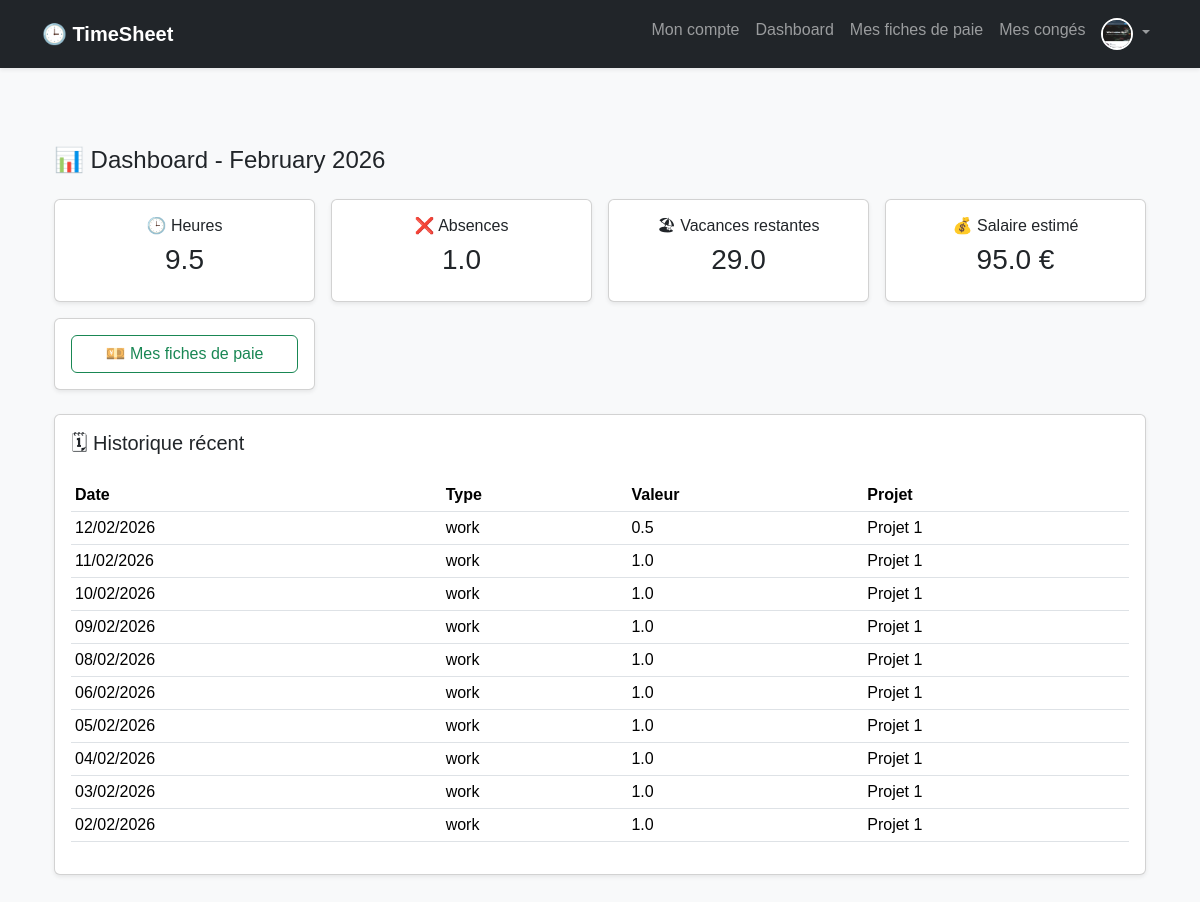
Screenshot of /user/dashboard (signed in) with the database file from the repository.
### models.py (models this page shows, shortened)
class User(UserMixin, db.Model):
    id = db.Column(db.Integer, primary_key=True)
    nom = db.Column(db.String(100), nullable=False)
    prenom = db.Column(db.String(100), nullable=False)
    email = db.Column(db.String(120), unique=True, nullable=False)
    password_hash = db.Column(db.String(200), nullable=False)
    role = db.Column(db.String(20))  # admin, manager, consultant
    manager_id = db.Column(db.Integer, db.ForeignKey('user.id'))
    manager = db.relationship('User', remote_side=[id])
    project_id = db.Column(db.Integer, db.ForeignKey('project.id'))
    project = db.relationship('Project')
    must_change_password = db.Column(db.Boolean, default=True)
    profile_image = db.Column(db.String(255), default=None)  # chemin vers l'image de profil

class Timesheet(db.Model):
    id = db.Column(db.Integer, primary_key=True)
    user_id = db.Column(db.Integer, db.ForeignKey('user.id'))
    date = db.Column(db.Date)
    type = db.Column(db.String(50))  # work, absence1, absence2
    type = db.Column(db.String(20))  # work, absence1, absence2
    value = db.Column(db.Float)
    project = db.Column(db.String(50))
    created_by = db.Column(db.Integer)  # qui a créé l'entrée (utile pour admin)
    validated = db.Column(db.Boolean, default=False)  # validation par admin

### routes/user.py (the view)
@user_bp.route("/dashboard")
@login_required
def user_dashboard():
    if current_user.role == "admin":
        return redirect("/admin/dashboard")
    now = datetime.now()
    month = now.month
    year = now.year
    total_hours = db.session.query(func.sum(Timesheet.value)).filter(
        Timesheet.user_id == current_user.id,
        Timesheet.type == "work",
        extract('month', Timesheet.date) == month,
        extract('year', Timesheet.date) == year
    ).scalar() or 0
    absences = db.session.query(func.sum(Timesheet.value)).filter(
        Timesheet.user_id == current_user.id,
        Timesheet.type != "work",
        extract('month', Timesheet.date) == month,
        extract('year', Timesheet.date) == year
    ).scalar() or 0
    vacation_used = absences
    vacation_total = 30
    vacation_left = vacation_total - vacation_used
    hourly_rate = current_user.hourly_rate if hasattr(current_user, "hourly_rate") else 10
    estimated_salary = total_hours * hourly_rate
    timesheets = Timesheet.query.filter_by(user_id=current_user.id)\
        .order_by(Timesheet.date.desc()).limit(10).all()
    return render_template(
        "user/dashboard.html",
        total_hours=total_hours,
        absences=absences,
        vacation_left=vacation_left,
        estimated_salary=estimated_salary,
        timesheets=timesheets,
        month=now.strftime("%B %Y")
    )

### app.py (called while the page is built)
@login_manager.user_loader
def load_user(user_id):
    return User.query.get(int(user_id))

### templates/user/dashboard.html
{% extends "base.html" %}
{% block content %}
<div class="container mt-4">
  <h4 class="mb-4">📊 Dashboard - {{ month }}</h4>
  <div class="row g-3 mb-4">
    <div class="col-md-3">
      <div class="card shadow-sm p-3 text-center">
        <h6>🕒 Heures</h6>
        <h3>{{ total_hours }}</h3>
      </div>
    </div>
    <div class="col-md-3">
      <div class="card shadow-sm p-3 text-center">
        <h6>❌ Absences</h6>
        <h3>{{ absences }}</h3>
      </div>
    </div>
    <div class="col-md-3">
      <div class="card shadow-sm p-3 text-center">
        <h6>🏖 Vacances restantes</h6>
        <h3>{{ vacation_left }}</h3>
      </div>
    </div>
    <div class="col-md-3">
      <div class="card shadow-sm p-3 text-center">
        <h6>💰 Salaire estimé</h6>
        <h3>{{ estimated_salary }} €</h3>
      </div>
    </div>
    <div class="col-md-3">
      <div class="card shadow-sm p-3 text-center">
        <a href="/user/payroll" class="btn btn-outline-success w-100">💴 Mes fiches de paie</a>
      </div>
    </div>
  </div>
  <div class="card shadow-sm p-3">
    <h5>🗓 Historique récent</h5>
    <table class="table table-sm mt-3">
      <tr>
        <th>Date</th>
        <th>Type</th>
        <th>Valeur</th>
        <th>Projet</th>
      </tr>
      {% for t in timesheets %}
      <tr>
        <td>{{ t.date.strftime("%d/%m/%Y") }}</td>
        <td>{{ t.type }}</td>
        <td>{{ t.value }}</td>
        <td>{{ t.project }}</td>
      </tr>
      {% endfor %}
    </table>
  </div>
</div>
{% endblock %}

### templates/base.html (shortened to what this page needs)
<!DOCTYPE html>
<html lang="fr">
<head>
    <link href="https://cdn.jsdelivr.net/npm/bootstrap@5.3.2/dist/css/bootstrap.min.css" rel="stylesheet">
    <link rel="stylesheet" href="{{ url_for('static', filename='style.css') }}">
</head>
<body class="bg-light">
<nav class="navbar navbar-expand-lg navbar-dark bg-dark shadow-sm">
  <div class="container">
    <a class="navbar-brand fw-bold" href="#">
        🕒 TimeSheet
    </a>
    {% if current_user.is_authenticated %}
    <div class="collapse navbar-collapse" id="navbarNav">
      <ul class="navbar-nav ms-auto">
        {% if current_user.is_authenticated %}
          {% if current_user.role == 'admin' %}
            <li class="nav-item">
              <a class="nav-link" href="{{ url_for('admin.dashboard') }}">Dashboard</a>
            </li>
            <li class="nav-item">
              <a class="nav-link" href="{{ url_for('admin.manage_users') }}">Gérer utilisateurs</a>
            </li>
            <!-- <li class="nav-item">
              <a class="nav-link" href="/admin/timesheet">Feuille de Temps</a>
            </li> -->
            <li class="nav-item">
              <a class="nav-link" href="{{ url_for('admin.create_user') }}">Créer utilisateur</a>
            </li>
             <li class="nav-item">
              <a class="nav-link" href="{{ url_for('admin.manage_vacations') }}">Congés</a>
            </li>
          {% else %}
            <li class="nav-item">
              <a class="nav-link" href="{{ url_for('user.user_profile') }}">Mon compte</a>
            </li>
            <li class="nav-item">
              <a class="nav-link" href="{{ url_for('user.user_dashboard') }}">Dashboard</a>
            </li>
            <li class="nav-item">
              <a class="nav-link" href="{{ url_for('user.user_payroll') }}">Mes fiches de paie</a>
            </li>
            <li class="nav-item">
              <a class="nav-link" href="{{ url_for('user.user_vacation') }}">Mes congés</a>
            </li>
          {% endif %}
          <li class="nav-item dropdown">
            <a class="nav-link dropdown-toggle" href="#" id="profileDropdown" role="button" data-bs-toggle="dropdown" aria-expanded="false">
              <img src="{{ url_for('static', filename='profile_images/' + (current_user.profile_image or 'default.png')) }}"
                   alt="Profile" class="navbar-profile-img rounded-circle" width="32" height="32">
            </a>
          </li>
        {% else %}
          <li class="nav-item">
            <a class="nav-link" href="/">Accueil</a>
          </li>
        {% endif %}
      </ul>
    </div>
    {% endif %}
  </div>
</nav>
<body>
<main class="container my-4">
    {% block content %}{% endblock %}
</main>
</body>
</html>

### static/style.css (style rules this page uses)
body { font-family: Arial, sans-serif; background-color: #f5f6fa; margin: 0; padding: 0; }
main { padding: 30px; }
.navbar { background-color: #34495e; padding: 10px 20px; }
.navbar-profile-img { border: 2px solid #fff; cursor: pointer; transition: transform 0.2s; }

### rows the page displays
User: profile_image (picture)
Timesheet: date "12/02/2026", type "work", value "0.5", project "Projet 1"
Timesheet: date "11/02/2026", type "work", value "1.0", project "Projet 1"
Timesheet: date "10/02/2026", type "work", value "1.0", project "Projet 1"
Timesheet: date "09/02/2026", type "work", value "1.0", project "Projet 1"
Timesheet: date "08/02/2026", type "work", value "1.0", project "Projet 1"
Timesheet: date "06/02/2026", type "work", value "1.0", project "Projet 1"
Timesheet: date "05/02/2026", type "work", value "1.0", project "Projet 1"
Timesheet: date "04/02/2026", type "work", value "1.0", project "Projet 1"
Timesheet: date "03/02/2026", type "work", value "1.0", project "Projet 1"
Timesheet: date "02/02/2026", type "work", value "1.0", project "Projet 1"

### other values shown
{{ total_hours }} "9.5"
{{ absences }} "1.0"
{{ vacation_left }} "29.0"
{{ estimated_salary }} "95.0"
